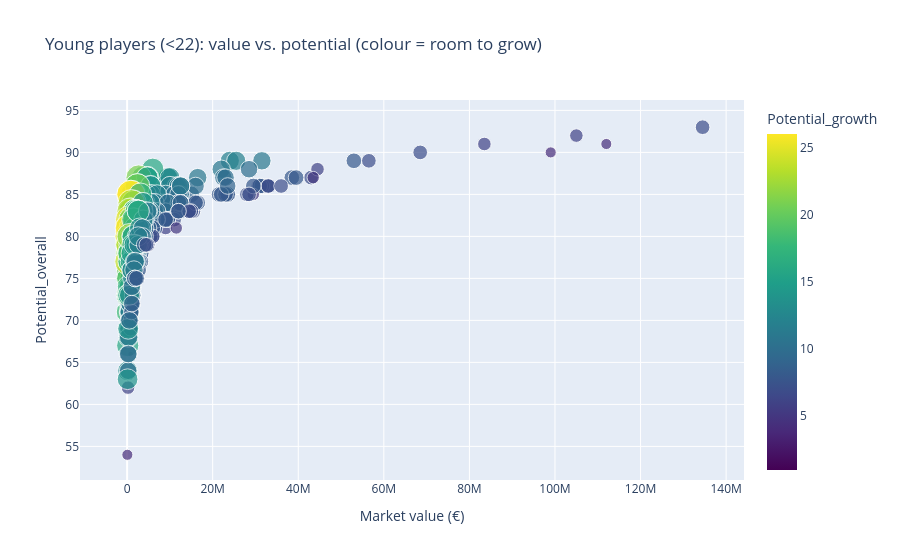

Notebook cell for this chart:
### Code cell
fig = px.scatter(young, x='Value', y='Potential_overall',
                 color='Potential_growth', hover_name='Player_name',
                 size='Potential_growth', color_continuous_scale='Viridis',
                 title='Young players (<22): value vs. potential (colour = room to grow)')
fig.update_xaxes(title='Market value (€)')
fig.show()

### Figure 1 — Plotly figure (JSON) as saved in the notebook; plotly's stock layout.template omitted (floating-point values rounded to 4 significant figures; data arrays with more than 128 entries replaced by an {"elided": "..."} marker saying what was removed)
{"data": [{"hovertemplate": "<b>%{hovertext}</b><br><br>Value=%{x}<br>Potential_overall=%{y}<br>Potential_growth=%{marker.color}<extra></extra>", "hovertext": {"elided": "627 str values"}, "legendgroup": "", "marker": {"color": {"elided": "627 int values"}, "coloraxis": "coloraxis", "size": {"elided": "627 int values"}, "sizemode": "area", "sizeref": 0.065, "symbol": "circle"}, "mode": "markers", "name": "", "orientation": "v", "showlegend": false, "type": "scatter", "x": {"elided": "627 int values"}, "xaxis": "x", "y": {"elided": "627 int values"}, "yaxis": "y"}], "layout": {"coloraxis": {"colorbar": {"title": {"text": "Potential_growth"}}, "colorscale": [[0, "#440154"], [0.1111, "#482878"], [0.2222, "#3e4989"], [0.3333, "#31688e"], [0.4444, "#26828e"], [0.5556, "#1f9e89"], [0.6667, "#35b779"], [0.7778, "#6ece58"], [0.8889, "#b5de2b"], [1, "#fde725"]]}, "legend": {"itemsizing": "constant", "tracegroupgap": 0}, "title": {"text": "Young players (<22): value vs. potential (colour = room to grow)"}, "xaxis": {"anchor": "y", "domain": [0, 1], "title": {"text": "Market value (€)"}}, "yaxis": {"anchor": "x", "domain": [0, 1], "title": {"text": "Potential_overall"}}}}
